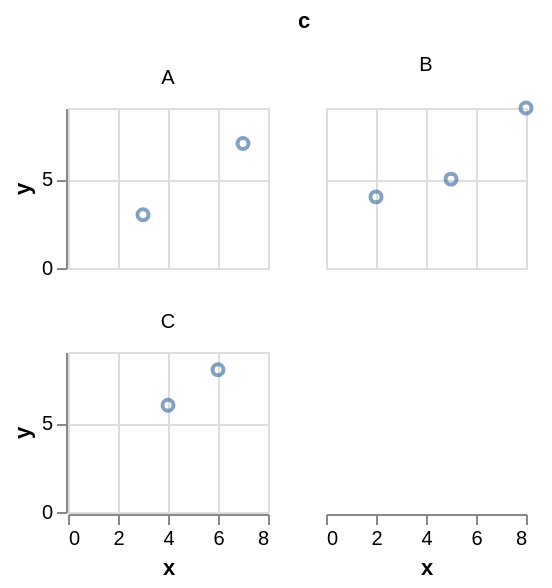

Write a Vega-Lite specification for this figure.
### Vega-Lite specification from a JSON file in a GitHub repository (floating-point values rounded to 4 significant figures)
{"$schema": "https://vega.github.io/schema/vega-lite/v6.json", "padding": 5, "autosize": "pad", "data": {"name": "table", "values": [{"c": "A", "g": "p", "x": 1, "y": 2, "v": 5, "t": "2024-01-15", "o": {"v": 3}, "IMDB Rating": 6.1, "d": "x1"}, {"c": "B", "g": "q", "x": 2, "y": 4, "v": 9, "t": "2024-02-20", "o": {"v": 7}, "IMDB Rating": 7.4, "d": "x2"}, {"c": "A", "g": "q", "x": 3, "y": 3, "v": 2, "t": "2024-03-05", "o": {"v": 1}, "IMDB Rating": 5.2, "d": "x1"}, {"c": "C", "g": "p", "x": 4, "y": 6, "v": 7, "t": "2024-05-30", "o": {"v": 4}, "IMDB Rating": 8.8, "d": "x3"}, {"c": "B", "g": "p", "x": 5, "y": 5, "v": 4, "t": "2024-07-11", "o": {"v": 9}, "IMDB Rating": 6.9, "d": "x2"}, {"c": "C", "g": "q", "x": 6, "y": 8, "v": 6, "t": "2024-09-02", "o": {"v": 2}, "IMDB Rating": 7.7, "d": "x3"}, {"c": "A", "g": "p", "x": 7, "y": 7, "v": 8, "t": "2024-11-25", "o": {"v": 5}, "IMDB Rating": 4.4, "d": "x1"}, {"c": "B", "g": "q", "x": 8, "y": 9, "v": 3, "t": "2024-12-31", "o": {"v": 8}, "IMDB Rating": 9.1, "d": "x2"}]}, "transform": [{"filter": "datum.y > 2"}], "mark": "point", "width": 100, "height": 80, "encoding": {"x": {"field": "x", "type": "quantitative"}, "y": {"field": "y", "type": "quantitative"}, "facet": {"field": "c", "type": "nominal", "columns": 2}}}
